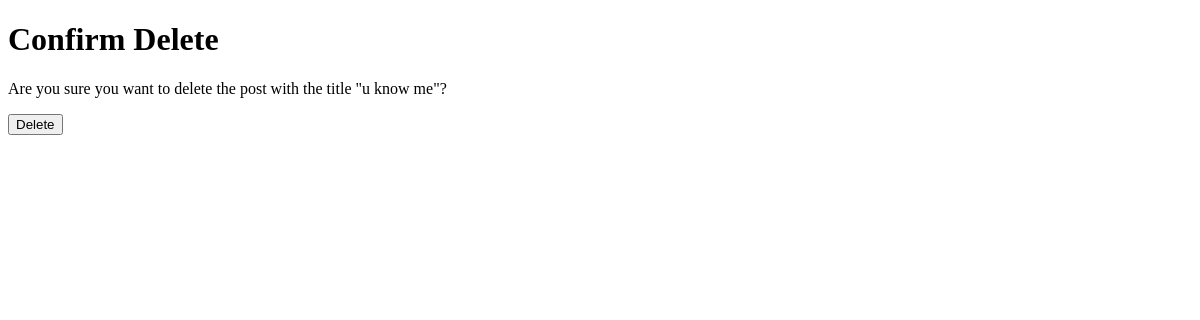
The page /3/delet on the database as committed earlier.
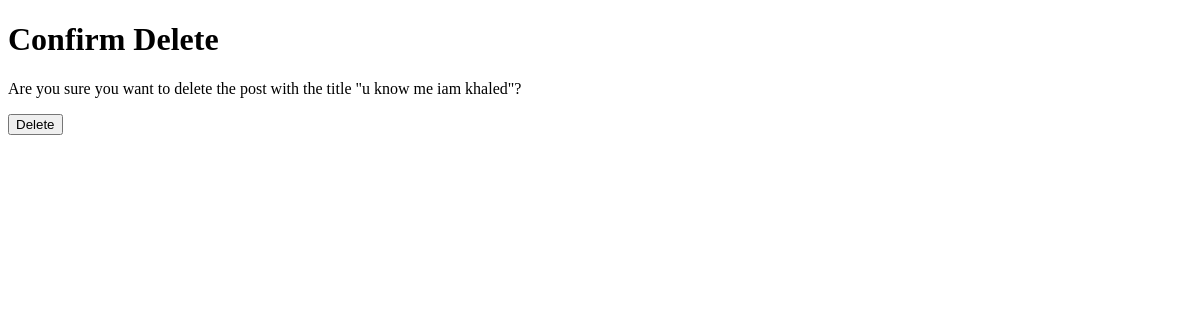
The same page on the database as committed later.
### forum/models.py (models this page shows)
class Question(models.Model):
    Author=models.ForeignKey(User,on_delete=models.SET_NULL,null=True,blank=True)
    created_at = models.DateField(default=timezone.now)
    tags = TaggableManager()
    question = models.CharField(max_length=20000)
    Content = models.CharField(max_length=20000)
    def __str__(self):
        return self.question

### forum/views.py (the view)
# urls.py: path('<int:pk>/delet',Question_delet.as_view()),
class Question_delet(DeleteView):
    model = Question
    success_url = '/'
    context_object_name = 'ques'

### forum/templates/forum/question_confirm_delete.html (shortened to what this page needs)
<!DOCTYPE html>
<html>
<head>
</head>
<body>
    <h1>Confirm Delete</h1>
    <p>Are you sure you want to delete the post with the title "{{ques}}"?</p>
    <form method="post">
        <input type="submit" value="Delete">
    </form>
</body>
</html>

Rows that differ between the two databases and show on the page:
changed Question: question "u know me" → "u know me iam khaled"
